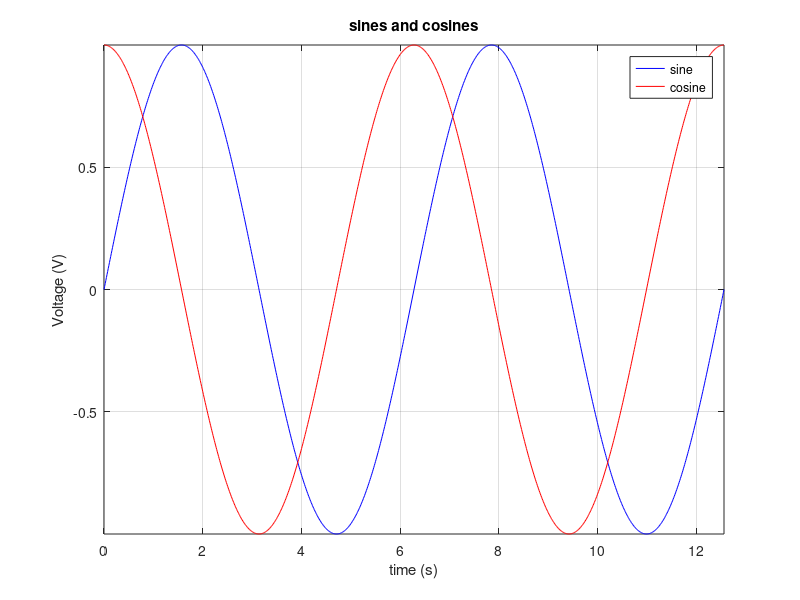
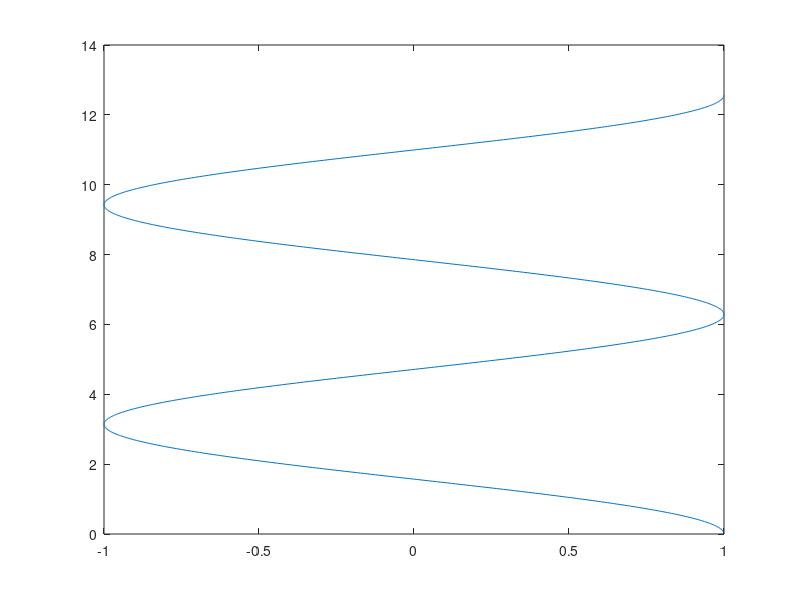
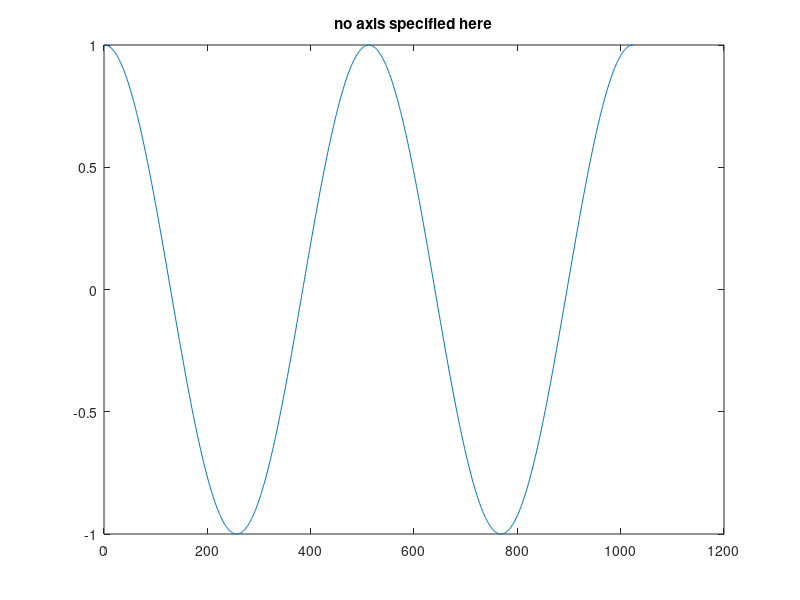
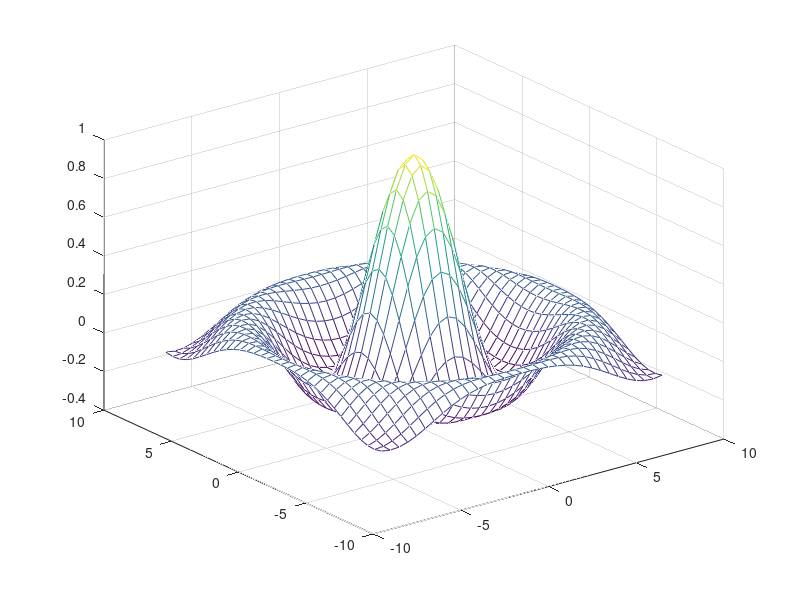

MATLAB code to generate these figures, in order:
%% Example 3. Plotting 
%% PLOT 
z = linspace(0,4*pi, 1024); 
X = sin(z);
plot(z,X,'b') % the third argument is for the color. 
% It can be either r,g,b,k,y,c,
% for red, green, blue, black, yellow and cyan, respectively 
% now we have plotted the data, but we need to work the envelope
% title, axis labels, etc. 

disp('we add the title, axis labels, etc')
pause 

grid on 
xlabel('time (s)')
ylabel('Voltage (V)')
title('sines and cosines')

disp('we plot another curve in the same figure')
pause 


hold on % to plot the next curve in the same figure 
X2 = cos(z);
plot(z,X2,'r-') % this time in red
pause 

disp('we change the values of the axis')
pause 


% we can specify the min and max values of the axis 
axis([min(z) max(z) min(X) max(X) ])
legend('sine', 'cosine')

% more plot 
figure
plot(X2,z)
pause 

disp('another plot in another figure')
pause 


figure % a new figure 
plot(X2) 
title('no axis specified here')
pause 

disp('a 3D-figure')
pause 
% an example of 3D plot, just for fun
[X,Y] = meshgrid(-8:.5:8);
R = sqrt(X.^2 + Y.^2) + eps;
Z = sin(R)./R;
figure
mesh(X,Y,Z) % ,C)



